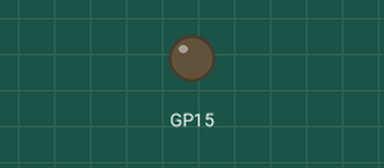
Bench run of a program on a simulated Raspberry Pi Pico running MicroPython. Shown: output pins drawn as LEDs (lit = HIGH). At 0.2 s the program stops and its outputs stay as they are.

Above: at 0.2 s.
Timing chart, 0 to 1.7 s (numbered marks = the images above):
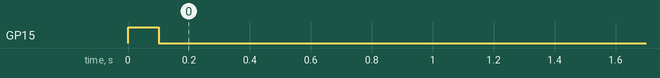

Measured:
- by itself, GP15: LOW → HIGH at 0.00 s, → LOW 0.10 s later

The program:

demo_active_buzzer.py
```python
from time import sleep

from machine import Pin


class Beeper:
    def __init__(self, pin: int):
        self.pin = Pin(pin, mode=Pin.OUT)
        self.duration = 0.1

    def dot(self):
        self.pin.value(1)
        sleep(self.duration)
        self.pin.value(0)
        sleep(self.duration)

    def dash(self):
        self.pin.value(1)
        sleep(self.duration * 2)
        self.pin.value(0)
        sleep(self.duration)


beeper = Beeper(15)
beeper.dot()
# beeper.dot()
# beeper.dot()
# beeper.dash()
# beeper.dash()
# beeper.dash()
# beeper.dot()
# beeper.dot()
# beeper.dot()
```
